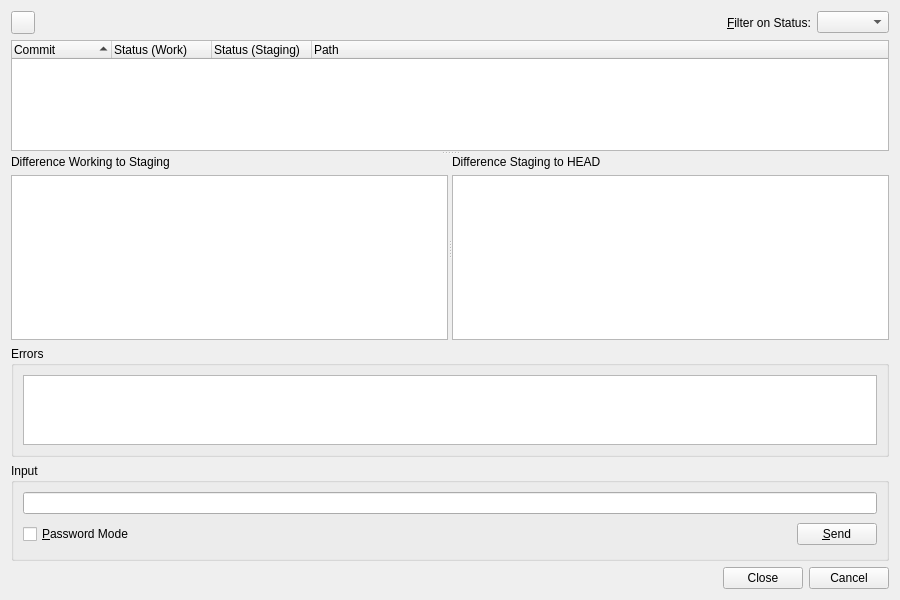
<?xml version="1.0" encoding="UTF-8"?>
<ui version="4.0">
 <class>GitStatusDialog</class>
 <widget class="QWidget" name="GitStatusDialog">
  <property name="geometry">
   <rect>
    <x>0</x>
    <y>0</y>
    <width>900</width>
    <height>600</height>
   </rect>
  </property>
  <property name="windowTitle">
   <string>Git Status</string>
  </property>
  <property name="whatsThis">
   <string>&lt;b&gt;Git Status&lt;/b&gt;
&lt;p&gt;This dialog shows the status of the selected file or project.&lt;/p&gt;</string>
  </property>
  <layout class="QVBoxLayout" name="verticalLayout">
   <item>
    <layout class="QHBoxLayout" name="horizontalLayout_2">
     <item>
      <widget class="QToolButton" name="actionsButton">
       <property name="toolTip">
        <string>Select action from menu</string>
       </property>
       <property name="popupMode">
        <enum>QToolButton::InstantPopup</enum>
       </property>
      </widget>
     </item>
     <item>
      <spacer name="horizontalSpacer_2">
       <property name="orientation">
        <enum>Qt::Horizontal</enum>
       </property>
       <property name="sizeHint" stdset="0">
        <size>
         <width>40</width>
         <height>20</height>
        </size>
       </property>
      </spacer>
     </item>
     <item>
      <widget class="QLabel" name="label">
       <property name="text">
        <string>&amp;Filter on Status:</string>
       </property>
       <property name="buddy">
        <cstring>statusFilterCombo</cstring>
       </property>
      </widget>
     </item>
     <item>
      <widget class="QComboBox" name="statusFilterCombo">
       <property name="toolTip">
        <string>Select the status of entries to be shown</string>
       </property>
       <property name="sizeAdjustPolicy">
        <enum>QComboBox::AdjustToContents</enum>
       </property>
      </widget>
     </item>
    </layout>
   </item>
   <item>
    <widget class="QSplitter" name="vDiffSplitter">
     <property name="sizePolicy">
      <sizepolicy hsizetype="Preferred" vsizetype="Expanding">
       <horstretch>0</horstretch>
       <verstretch>5</verstretch>
      </sizepolicy>
     </property>
     <property name="orientation">
      <enum>Qt::Vertical</enum>
     </property>
     <widget class="QTreeWidget" name="statusList">
      <property name="sizePolicy">
       <sizepolicy hsizetype="Expanding" vsizetype="Expanding">
        <horstretch>0</horstretch>
        <verstretch>2</verstretch>
       </sizepolicy>
      </property>
      <property name="alternatingRowColors">
       <bool>true</bool>
      </property>
      <property name="selectionMode">
       <enum>QAbstractItemView::ExtendedSelection</enum>
      </property>
      <property name="rootIsDecorated">
       <bool>false</bool>
      </property>
      <property name="sortingEnabled">
       <bool>true</bool>
      </property>
      <column>
       <property name="text">
        <string>Commit</string>
       </property>
      </column>
      <column>
       <property name="text">
        <string>Status (Work)</string>
       </property>
      </column>
      <column>
       <property name="text">
        <string>Status (Staging)</string>
       </property>
      </column>
      <column>
       <property name="text">
        <string>Path</string>
       </property>
      </column>
     </widget>
     <widget class="QSplitter" name="hDiffSplitter">
      <property name="sizePolicy">
       <sizepolicy hsizetype="Expanding" vsizetype="Expanding">
        <horstretch>0</horstretch>
        <verstretch>3</verstretch>
       </sizepolicy>
      </property>
      <property name="orientation">
       <enum>Qt::Horizontal</enum>
      </property>
      <property name="childrenCollapsible">
       <bool>false</bool>
      </property>
      <widget class="QWidget" name="lDiffWidget" native="true">
       <property name="sizePolicy">
        <sizepolicy hsizetype="Expanding" vsizetype="Expanding">
         <horstretch>0</horstretch>
         <verstretch>3</verstretch>
        </sizepolicy>
       </property>
       <layout class="QVBoxLayout" name="verticalLayout_4">
        <property name="leftMargin">
         <number>0</number>
        </property>
        <property name="topMargin">
         <number>0</number>
        </property>
        <property name="rightMargin">
         <number>0</number>
        </property>
        <property name="bottomMargin">
         <number>0</number>
        </property>
        <item>
         <widget class="QLabel" name="label_2">
          <property name="text">
           <string>Difference Working to Staging</string>
          </property>
         </widget>
        </item>
        <item>
         <widget class="QPlainTextEdit" name="lDiffEdit">
          <property name="sizePolicy">
           <sizepolicy hsizetype="Expanding" vsizetype="Expanding">
            <horstretch>0</horstretch>
            <verstretch>0</verstretch>
           </sizepolicy>
          </property>
          <property name="contextMenuPolicy">
           <enum>Qt::CustomContextMenu</enum>
          </property>
          <property name="lineWrapMode">
           <enum>QPlainTextEdit::NoWrap</enum>
          </property>
          <property name="readOnly">
           <bool>true</bool>
          </property>
          <property name="tabStopDistance">
           <double>8.000000000000000</double>
          </property>
         </widget>
        </item>
       </layout>
      </widget>
      <widget class="QWidget" name="rDiffWidget" native="true">
       <property name="sizePolicy">
        <sizepolicy hsizetype="Expanding" vsizetype="Expanding">
         <horstretch>0</horstretch>
         <verstretch>3</verstretch>
        </sizepolicy>
       </property>
       <layout class="QVBoxLayout" name="verticalLayout_2">
        <property name="leftMargin">
         <number>0</number>
        </property>
        <property name="topMargin">
         <number>0</number>
        </property>
        <property name="rightMargin">
         <number>0</number>
        </property>
        <property name="bottomMargin">
         <number>0</number>
        </property>
        <item>
         <widget class="QLabel" name="label_3">
          <property name="text">
           <string>Difference Staging to HEAD</string>
          </property>
         </widget>
        </item>
        <item>
         <widget class="QPlainTextEdit" name="rDiffEdit">
          <property name="sizePolicy">
           <sizepolicy hsizetype="Expanding" vsizetype="Expanding">
            <horstretch>0</horstretch>
            <verstretch>0</verstretch>
           </sizepolicy>
          </property>
          <property name="contextMenuPolicy">
           <enum>Qt::CustomContextMenu</enum>
          </property>
          <property name="lineWrapMode">
           <enum>QPlainTextEdit::NoWrap</enum>
          </property>
          <property name="readOnly">
           <bool>true</bool>
          </property>
          <property name="tabStopDistance">
           <double>8.000000000000000</double>
          </property>
         </widget>
        </item>
       </layout>
      </widget>
     </widget>
    </widget>
   </item>
   <item>
    <widget class="QGroupBox" name="errorGroup">
     <property name="sizePolicy">
      <sizepolicy hsizetype="Preferred" vsizetype="Expanding">
       <horstretch>0</horstretch>
       <verstretch>1</verstretch>
      </sizepolicy>
     </property>
     <property name="title">
      <string>Errors</string>
     </property>
     <layout class="QVBoxLayout">
      <item>
       <widget class="QTextEdit" name="errors">
        <property name="readOnly">
         <bool>true</bool>
        </property>
        <property name="acceptRichText">
         <bool>false</bool>
        </property>
       </widget>
      </item>
     </layout>
    </widget>
   </item>
   <item>
    <widget class="QGroupBox" name="inputGroup">
     <property name="title">
      <string>Input</string>
     </property>
     <layout class="QGridLayout">
      <item row="1" column="1">
       <spacer>
        <property name="orientation">
         <enum>Qt::Horizontal</enum>
        </property>
        <property name="sizeType">
         <enum>QSizePolicy::Expanding</enum>
        </property>
        <property name="sizeHint" stdset="0">
         <size>
          <width>327</width>
          <height>29</height>
         </size>
        </property>
       </spacer>
      </item>
      <item row="1" column="2">
       <widget class="QPushButton" name="sendButton">
        <property name="toolTip">
         <string>Press to send the input to the git process</string>
        </property>
        <property name="text">
         <string>&amp;Send</string>
        </property>
        <property name="shortcut">
         <string>Alt+S</string>
        </property>
       </widget>
      </item>
      <item row="0" column="0" colspan="3">
       <widget class="QLineEdit" name="input">
        <property name="toolTip">
         <string>Enter data to be sent to the git process</string>
        </property>
       </widget>
      </item>
      <item row="1" column="0">
       <widget class="QCheckBox" name="passwordCheckBox">
        <property name="toolTip">
         <string>Select to switch the input field to password mode</string>
        </property>
        <property name="text">
         <string>&amp;Password Mode</string>
        </property>
        <property name="shortcut">
         <string>Alt+P</string>
        </property>
       </widget>
      </item>
     </layout>
    </widget>
   </item>
   <item>
    <widget class="QDialogButtonBox" name="buttonBox">
     <property name="orientation">
      <enum>Qt::Horizontal</enum>
     </property>
     <property name="standardButtons">
      <set>QDialogButtonBox::Cancel|QDialogButtonBox::Close</set>
     </property>
    </widget>
   </item>
  </layout>
 </widget>
 <pixmapfunction>qPixmapFromMimeSource</pixmapfunction>
 <tabstops>
  <tabstop>actionsButton</tabstop>
  <tabstop>statusFilterCombo</tabstop>
  <tabstop>statusList</tabstop>
  <tabstop>lDiffEdit</tabstop>
  <tabstop>rDiffEdit</tabstop>
  <tabstop>errors</tabstop>
  <tabstop>input</tabstop>
  <tabstop>passwordCheckBox</tabstop>
  <tabstop>sendButton</tabstop>
 </tabstops>
 <resources/>
 <connections/>
</ui>
